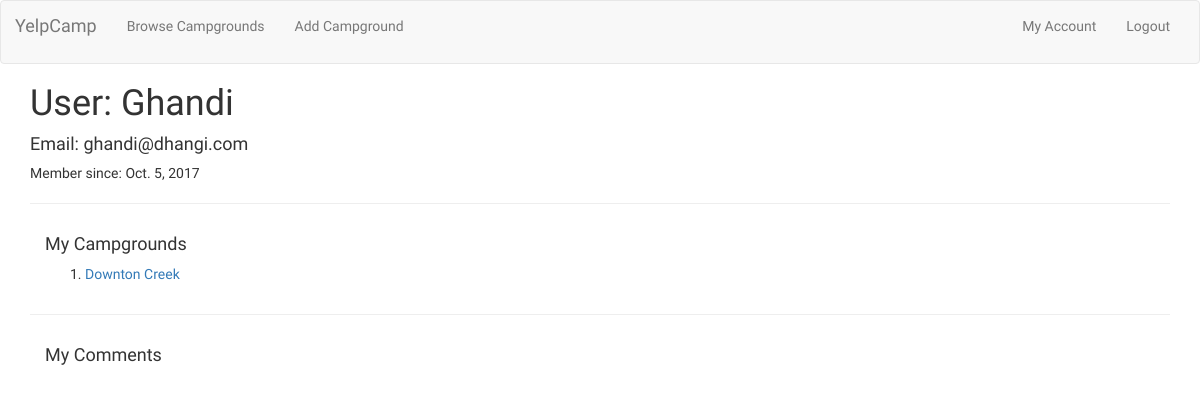
Before: /accounts/2/ (signed in) with the older database file.
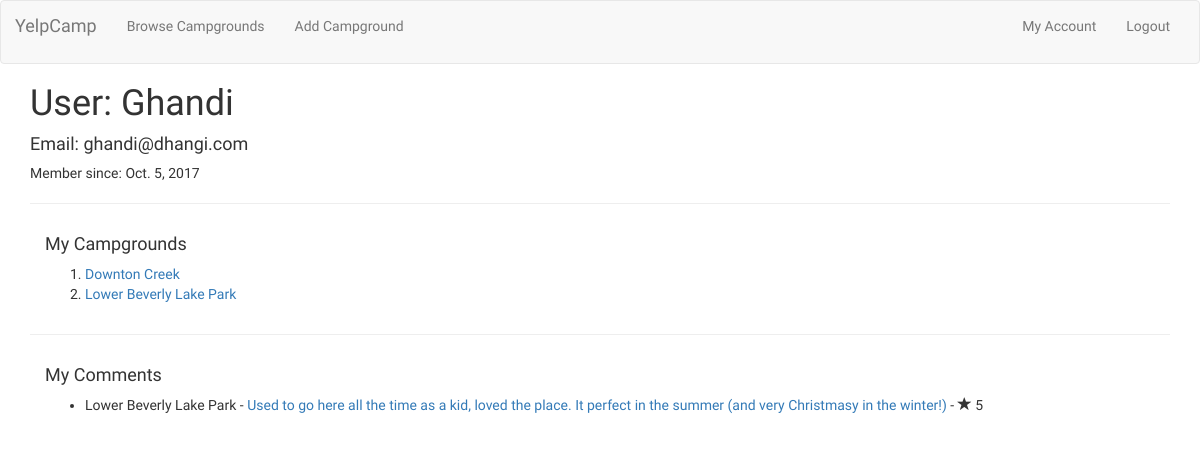
After: the same page with the newer database file.
### campgrounds/models.py (models this page shows, shortened)
class Campground(models.Model):
	author = models.ForeignKey('auth.User' , related_name='submitted_campgrounds')
	name = models.CharField(max_length=128, blank=False, unique=True)
	image = models.URLField(blank=False)
	short_description = models.CharField(max_length=128)
	price_per_night = models.DecimalField(max_digits=5, decimal_places=2, blank=True)
	city = models.CharField(max_length=56, blank=True, unique=False)
	PROVINCES = (
		('British Columbia', 'BC'),
		('Alberta','AB'),
		('Saskatchewan','SK'),
		('Manitoba','MB'),
		('Ontario','ON'),
		('Quebec','QC'),
		('New Brunswick','NB'),
		('Newfoundland and Labrador','NL'),
		('Nova Scotia','NS'),
		('Prince Edward Island','PEI'),
		('Yukon','YK'),
		('Northwest Territories','NT'),
		('Nunavut','NU'),
	)
	province = models.CharField(max_length=56, blank=False, unique=False, choices=PROVINCES, default='BC')
	def __init__(self, *args, **kwargs):
	    super(Campground, self).__init__(*args, **kwargs)
	def __str__(self):
		return self.name

class Review(models.Model):
	author = models.ForeignKey('auth.User', related_name='my_reviews', unique=True)
	campground = models.ForeignKey(Campground, related_name='reviews')
	comment = models.CharField(max_length=256, blank=True)
	RATINGS = (
		(1, 'Bad (1)'),
		(2, 'Ok (2)'),
		(3, 'Average (3)'),
		(4, 'Good (4)'),
		(5, 'Great (5)'),
	)
	rating = models.IntegerField(default=5, choices=RATINGS)
	date = models.DateTimeField(default=timezone.now())

### accounts/views.py (the view)
# urls.py: url(r'^(?P<pk>\d+)/$', views.AccountDetail.as_view(), name="my_account"),
class AccountDetail(DetailView, LoginRequiredMixin):
	model = User
	template_name = 'accounts/user_detail.html'
	context_object_name = 'user_object'
	def get_object(self):
		return self.request.user

### accounts/templates/accounts/user_detail.html
{% extends 'base.html' %}
{% block content %}
<div class="container">
	<h1>User: {{user.username}} </h1>
	<h4>Email: {{user.email}}</h4>
	<p>Member since: {{user.date_joined.date}}</p>
	<hr>
	<div class="container">
		<h4>My Campgrounds</h4>
		<ol>
			{% for campground in user.submitted_campgrounds.all %}
				<li><a href="{% url 'campgrounds:details' pk=campground.pk %}">{{campground.name}}</a></li>
			{% endfor %}
		</ol>
	</div>
	<hr>
	<div class="container">
		<h4>My Comments</h4>
		<ul>
			{% for review in user.my_reviews.all %}
				<li>{{review.campground}} - <a href="{% url 'campgrounds:details' pk=review.campground.pk %}">{{review.comment}}</a> - <span class="glyphicon glyphicon-star"></span> {{review.rating}}</li>
			{% endfor %}
		</ul>
	</div>
</div>
{% endblock %}

Changed rows visible on the page:
added Campground: name "Lower Beverly Lake Park"
added Review: campground "Lower Beverly Lake Park", comment "Used to go here all the time as a kid, loved the place. It perfect in the summer (and very Christmasy in the winter!)", rating "5"
